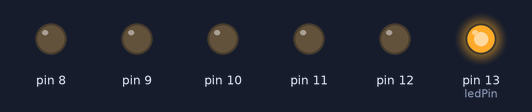
Simulated run of this sketch. Board: Arduino Uno, built with avr-gcc and run on an emulated ATmega328P. Shown: output pins drawn as LEDs (lit = HIGH).

Above: at 0.05 s.
At 0.75 s:
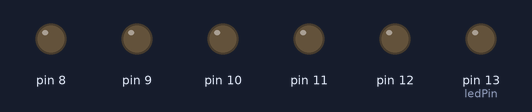
At 1.05 s:
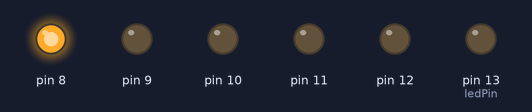
At 1.45 s:
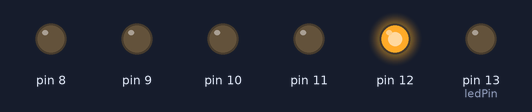
At 2.05 s:
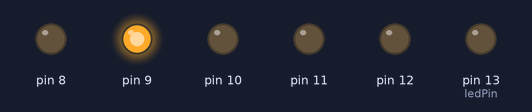
At 2.85 s:
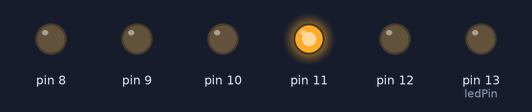
Timing chart, 0 to 3.1 s (numbered marks = the images above):
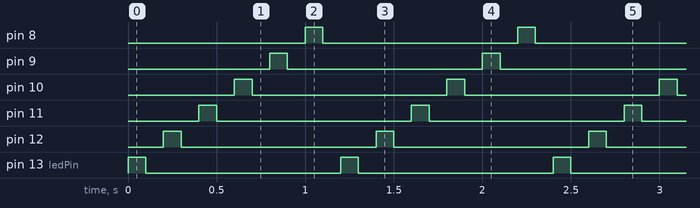

Measured:
- by itself, pin 8–12, pin 13 (ledPin): alternates HIGH for 0.10 s and LOW for 1.1 s

The sketch:

sketch_jul21b.ino
```cpp
int ledPin=13;

void setup ()
{
}
void loop()
{
  while(ledPin>=8)
{
pinMode (ledPin, OUTPUT);
digitalWrite ( ledPin, HIGH);
delay (100);
digitalWrite (ledPin, LOW);
ledPin=ledPin-1;
    delay(100);
}
  ledPin=13;
}
```
